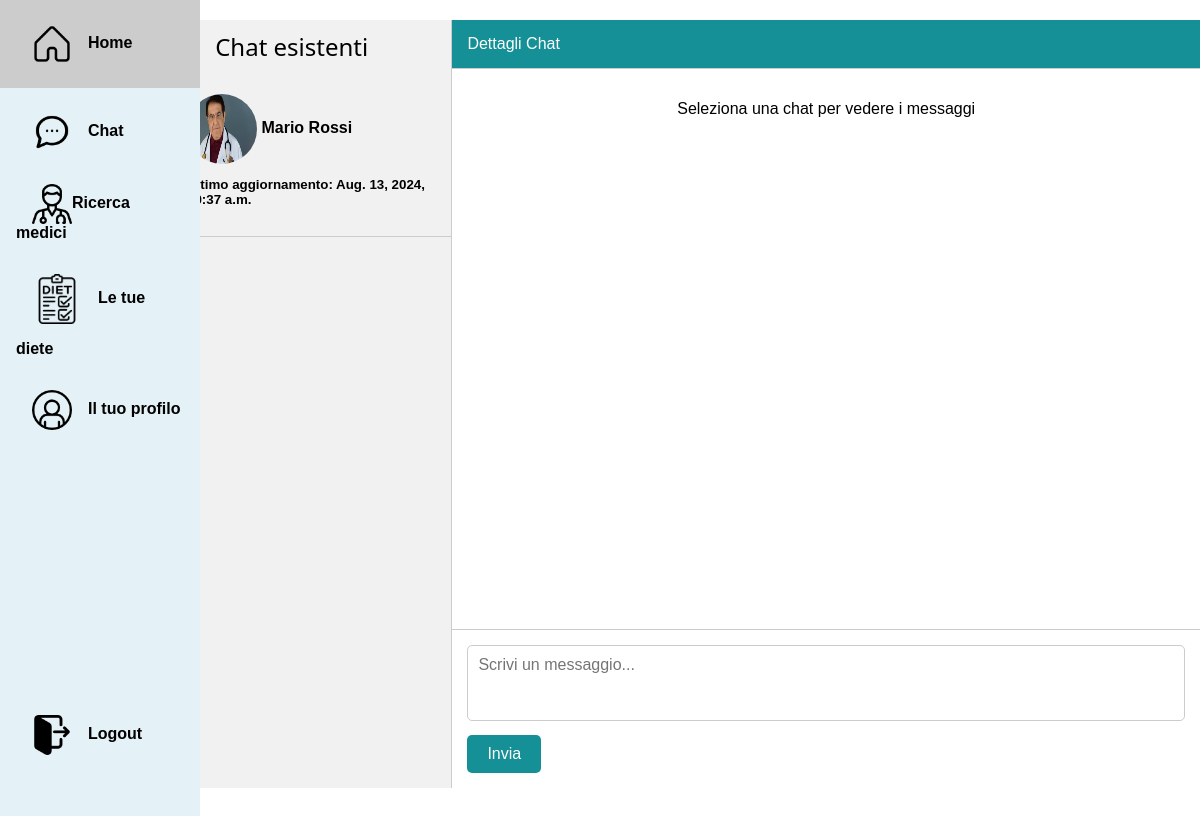
/chats/ (signed in), run on the app's committed database.
### myapp/models.py (models this page shows, shortened)
class Utente(AbstractUser):
    cf = models.CharField(max_length=16, blank=True)
    nome = models.CharField(max_length=30, blank=True)
    cognome = models.CharField(max_length=30, blank=True)
    provincia = models.CharField(max_length=2, blank=True)
    telefono = models.CharField(max_length=10)
    email = models.EmailField(max_length=100, blank=True)
    genere = models.CharField(max_length=1, choices=[('M', 'Maschio'), ('F', 'Femmina')])
    data_nascita = models.DateField()
    foto_profilo = models.ImageField(upload_to='images/', default='images/default.jpg')
    tipo_utente = models.BooleanField(default=False)  # tipo = 1 => dottore, tipo = 0 => paziente
    objects = CustomUserManager()

class Chat(models.Model):
    participants = models.ManyToManyField(Utente, related_name='chats')
    last_updated = models.DateTimeField(auto_now=True)

### myapp/views.py (the view, shortened to what this page needs)
# urls.py: path('chats/', views.chats, name='chats'),
@login_required
def chats(request, receiver=None):
    if request.user.is_authenticated:
        if request.user.tipo_utente:
            user_chats = Chat.objects.filter(participants=request.user).distinct()
            medici = []
        else:
            cure = Cura.objects.filter(idPaziente=request.user, statoRichiesta=1)  # statoRichiesta=1 indica che la richiesta è accettata
            medici = [cura.idDottore for cura in cure]
            user_chats = Chat.objects.filter(participants=request.user).filter(participants__in=medici).distinct()
    else:
        user_chats = []
        medici = []
    return render(request, 'chat.html', {
        'chats': user_chats,
        'medici': medici,
    })

### myapp/templates/chat.html (shortened to what this page needs)
{% extends 'base.html' %}
{% load static %}
{% block content %}
<link rel="stylesheet" href="{% static 'css/chat.css' %}">
<div class="chat-container" style="display: flex; height: 96vh; width: auto;">
    <div class="contacts">
        <h3 class="w3-center">Chat esistenti</h3>
        <ul style="cursor: pointer">
            {% for chat in chats %}
            <li class="contact" onclick="loadChat('{{ chat.id }}')">
                <div class="contact-name">
                    {% for participant in chat.participants.all %}
                    {% if participant != request.user %}
                    <img src="{{ participant.foto_profilo.url }}" style="width: 70px;height: 70px;border-radius: 50%;">
                    {{participant.nome}}
                    {{participant.cognome}}
                    {%endif %} {% endfor %} <p style="font-size: smaller;">Ultimo aggiornamento: {{ chat.last_updated }}
                    </p>
                </div>
            </li>
            {% empty %}
            <p class="w3-center w3-middle">Non ci sono ancora chat aperte</p>
            {% endfor %}
        </ul>
    </div>
    <div class="chat">
        <div class="chat-header">
            Dettagli Chat
        </div>
        <div class="chat-messages" id="messages">
            <p class="w3-center w3-middle">Seleziona una chat per vedere i messaggi</p>
        </div>
        <div class="chat-input">
            <form id="message-form">
                <textarea id="message-input" name="content" rows="3" placeholder="Scrivi un messaggio..."></textarea>
                <button type="submit" onclick="">Invia</button>
            </form>
        </div>
    </div>
</div>
{% endblock %}

### static/css/styles.css (style rules this page uses)
html { box-sizing: border-box }
*, *:before, *:after { box-sizing: inherit }
html { -ms-text-size-adjust: 100%; -webkit-text-size-adjust: 100% }
img { border-style: none; width: auto; height: auto; }
button, input, select, textarea, optgroup { font: inherit; margin: 0 }
button, input { overflow: visible }
button, select { text-transform: none }
button, [type=button], [type=reset], [type=submit] { -webkit-appearance: button }
textarea { overflow: auto }
html, body { font-family: Arial, sans-serif; margin: 0; padding: 0; display: flex; margin: 0; height: 100%; width: 100%; }
html { overflow-x: hidden }
h3 { font-size: 24px }
h1, h2, h3, h4, h5, h6 { font-family: "Segoe UI", Arial, sans-serif; font-weight: 400; margin: 10px 0 }
img { vertical-align: middle }
.w3-center { text-align: center !important }

### static/css/chat.css (style rules this page uses)
.chat-container { display: flex; height: 96vh; width: 80%; }
.contacts { width: 30%; background-color: #f1f1f1; border-right: 1px solid #ccc; overflow-y: auto; }
.contact { padding: 15px; border-bottom: 1px solid #ccc; cursor: pointer; display: flex; align-items: center; }
.contact-name { font-weight: bold; }
.chat { width: 70%; display: flex; flex-direction: column; }
.chat-header { padding: 15px; background-color: #159096; color: white; border-bottom: 1px solid #ccc; }
.chat-messages { flex-grow: 1; padding: 15px; overflow-y: auto; }
.chat-messages { flex-grow: 1; padding: 15px; overflow-y: auto; display: flex; flex-direction: column; }
.chat-input { padding: 15px; border-top: 1px solid #ccc; }
.chat-input textarea { width: 100%; padding: 10px; border-radius: 5px; border: 1px solid #ccc; resize: none; }
.chat-input button { margin-top: 10px; padding: 10px 20px; border: none; border-radius: 5px; background-color: #159096; color: white; cursor: pointer; }

### data on the page
Chat: last_updated "Aug. 13, 2024, 10:37 a.m."
Utente: foto_profilo (picture), nome "Mario", cognome "Rossi"
